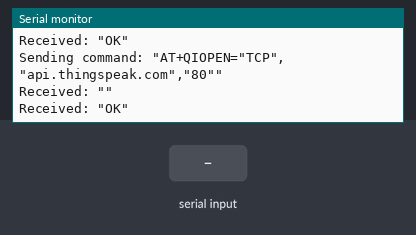
Bench run of a program on a simulated STM32 Nucleo. Parts: the last lines printed to the serial monitor. The inputs (shaded band) are chosen by the test bench. Random numbers use the default seed unless the program sets one; the modem accepts every AT command (registered, SIM ready, sends succeed) and sends nothing else.

Above: at 1.4 s.
1.5 s: "ERROR\n" received over the second serial link
At 2.5 s:
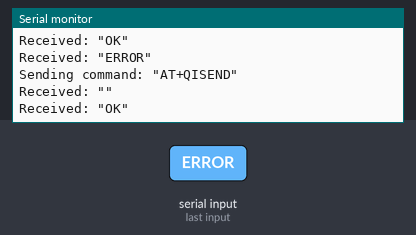
3.0 s: "ERROR\n" received over the second serial link
At 8.8 s:
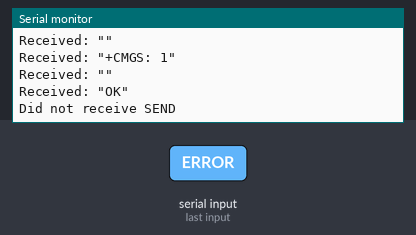

The program:

main.cpp
```cpp
// quectel m95 send http request to thingspeak ------------------------------------------------------------------------
/* send data over gprs connection to thingspeak server,
* https://thingspeak.mathworks.com/channels/2881290/private_show
* use http GET request with url containing data to send
* one cycle (connect to network, to server, send request, close connection)
* lasts about 1 second, at the end of the loop() is some delay() because
* free Thingspeak can handle only data update in 15 seconds...
*/
#include <Arduino.h>
#include <String.h>
#include <SoftwareSerial.h>

// function declarations:
bool WaitForResponse();
bool SendCommand(String command);
bool SendCommandCustomResp(String command, String resp);
bool WaitForCustomResponse(String resp);

SoftwareSerial gprsSerial(2, 3); // RX, TX

void setup()
{
  gprsSerial.begin(9600); // the GPRS baud rate
  Serial.begin(9600);     // the GPRS baud rate
  while (!Serial || !gprsSerial)
    ; // wait until Serial streams are ready
  delay(200);
}

void loop()
{
  float h = random(0,100); //dht.readHumidity();
  float t = random(-20,50); //dht.readTemperature();

  Serial.print("Temperature = ");
  Serial.print(t);
  Serial.println(" °C");
  Serial.print("Humidity = ");
  Serial.print(h);
  Serial.println(" %");

  if (gprsSerial.available())
    Serial.write(gprsSerial.read());

  SendCommand("AT");

  // SendCommand("AT+CPIN?"); // SIM pin
  // SendCommand("AT+CREG?");
  // SendCommand("AT+CSQ"); // signal quality

  SendCommand("AT+CGATT?");

  // start gprs connection
  SendCommand("AT+QICSGP=1,\"internet.t-mobile.cz\",\"gprs\",\"gprs\"");

  // set next QIOPEN command to access through domain name (not IP)
  SendCommand("AT+QIDNSIP=1");

  // connect to server
  SendCommand("AT+QIOPEN=\"TCP\",\"api.thingspeak.com\",\"80\"");

  // wait for response with connection info
  WaitForCustomResponse("CONNECT");

  // begin http GET request to remote server
  SendCommandCustomResp("AT+QISEND", ">");

  String str = "GET https://api.thingspeak.com/update?api_key=S8QL4UGSKU4E3NUH&field1=" + String(t) + "&field2=" + String(h);
  gprsSerial.println(str);
  gprsSerial.println((char)26); // end of message
  WaitForCustomResponse("SEND");
  WaitForCustomResponse("CLOSED"); // wait until http connection close
  SendCommandCustomResp("AT+QIDEACT", "DEACT"); // deactivate gprs context
  delay(10000);
}

// fuction definitions ---------------------------
//...

// inspired by https://forum.arduino.cc/t/purpose-of-delay-in-sim800l-at-commands/1024205/8

bool WaitForResponse()
{
  unsigned long startTime = millis();
  while (millis() - startTime < 5000)
  {
    String reply = gprsSerial.readStringUntil('\n');
    if (reply.length() > 0)
    {
      Serial.print("Received: \"");
      Serial.print(reply);
      Serial.println("\"");

      if (reply.startsWith("OK"))
        return true;

      if (reply.startsWith("ERROR"))
        return false;
    }
  }
  Serial.println("Did not receive OK.");
  return false;
}

bool SendCommand(String command)
{
  Serial.print("Sending command: \"");
  Serial.print(command);
  Serial.println("\"");

  gprsSerial.print(command);
  gprsSerial.print("\r\n");

  return WaitForResponse();
}

bool SendCommandCustomResp(String command, String resp)
{
  Serial.print("Sending command: \"");
  Serial.print(command);
  Serial.println("\"");

  gprsSerial.print(command);
  gprsSerial.print("\r\n");

  return WaitForCustomResponse(resp);
}

bool WaitForCustomResponse(String resp)
{
  unsigned long startTime = millis();
  while (millis() - startTime < 5000) // TIMEOUT 5 SECONDS!
  {
    String reply = gprsSerial.readStringUntil('\n');
    if (reply.length() > 0)
    {
      Serial.print("Received: \"");
      Serial.print(reply);
      Serial.println("\"");

      if (reply.startsWith(resp))
        return true;

      if (reply.startsWith("ERROR"))
        return false;
    }
  }
  Serial.print("Did not receive ");
  Serial.println(resp);
  return false;
}

/*
void SendDataTCP(const char *, float data1, float data2)
{
  Serial.println("Sending data");

  Serial.print("Sending: ");
  Serial.print("AT+QISEND=\"");
  Serial.print();
  Serial.println("\"(CR)");
  Serial.print(message); // The SMS text you want to send
  Serial.println("(EM)");

  gprsSerial.print("AT+CMGS=\"");  // Send SMS
  gprsSerial.print(number);
  gprsSerial.print("\"\r"); // NOTE: Command ends with CR, not CRLF
  gprsSerial.print(message); // The SMS text you want to send
  gprsSerial.write(26); // ASCII EndMessage (EM) CTRL+Z character

  WaitForResponse();
}
*/
```

Measured:
- after the input at 1.5 s, the serial monitor: prints a new line at once (image 1)
- after the input at 3.0 s, the serial monitor: prints a new line after 5.0 s (image 2)
